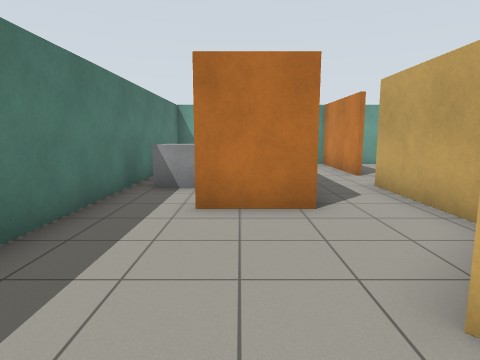
View 1 (above)

24 first-person views from a walk through a robot-simulator world made for Gazebo. The camera is 1.2 m above the floor, tilts 8° down and sees 75° across. The floor is counted in squares, 1 m on a side. Each view is taken from the middle of a square. On the plan, view 1 faces up. The plan holds only what a view shows up to about 13 squares ahead; the rest is blank.

View 2
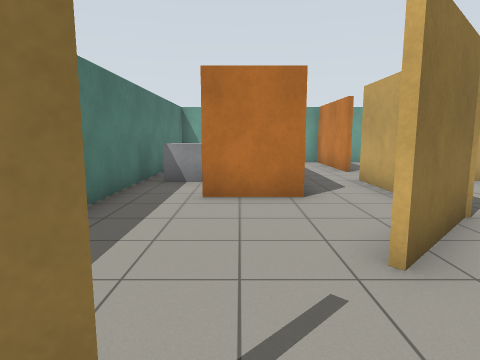

View 3
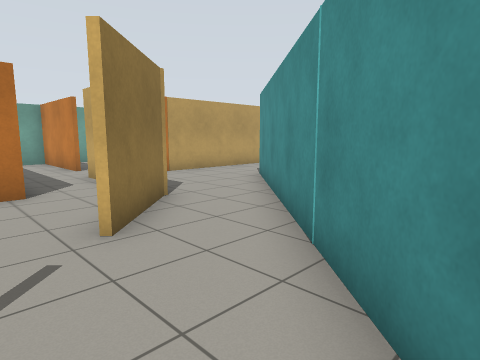

View 4
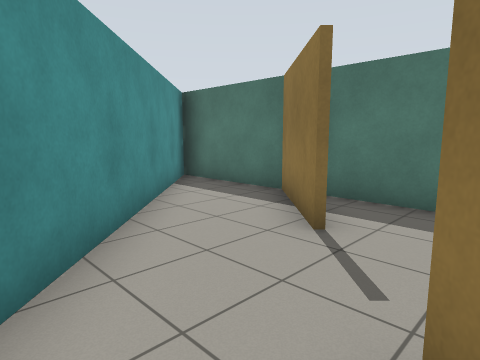

View 5
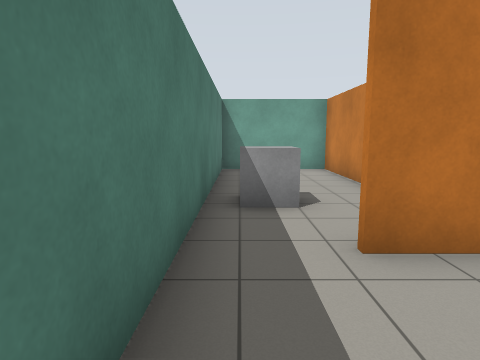

View 6
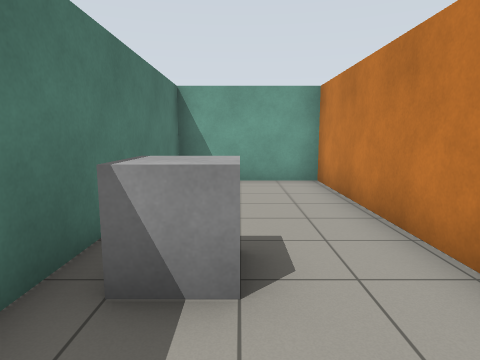

View 7
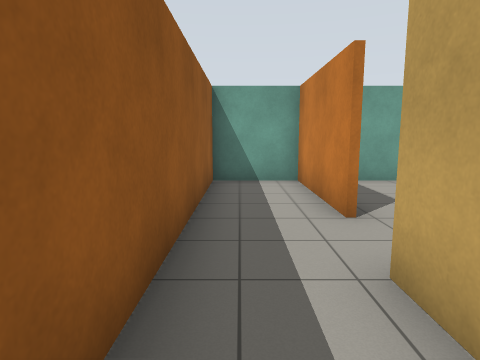

View 8
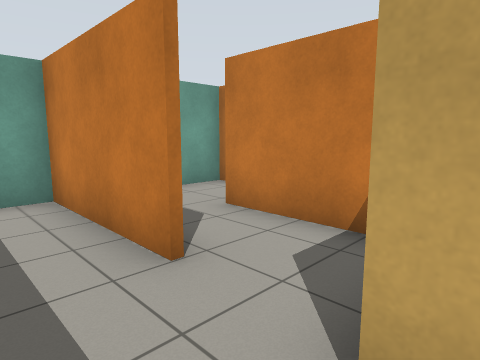

View 9
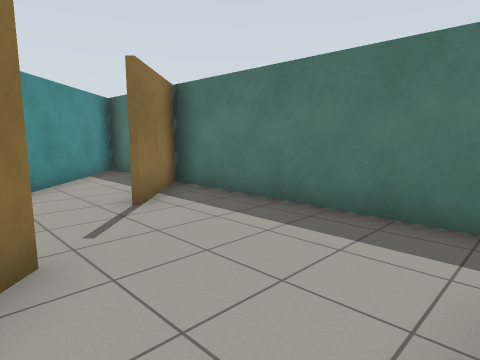

View 10
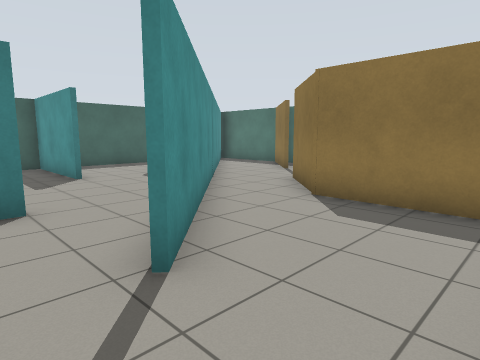

View 11
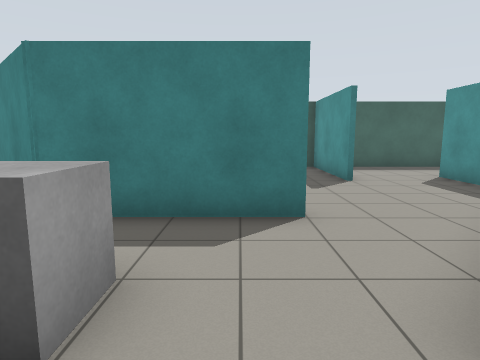

View 12
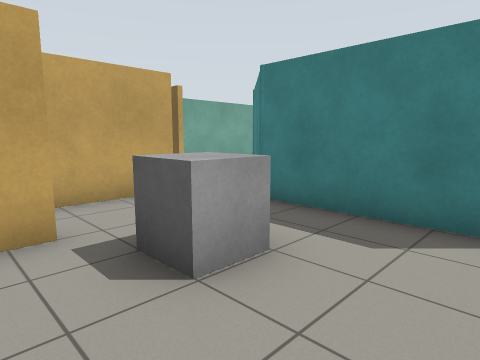

View 13
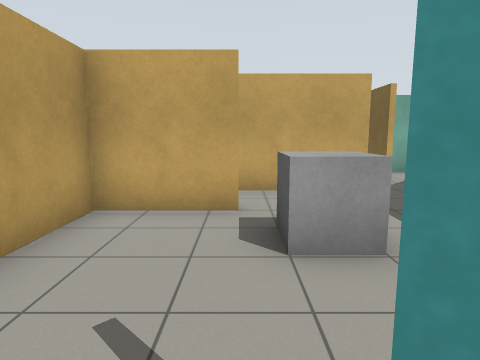

View 14
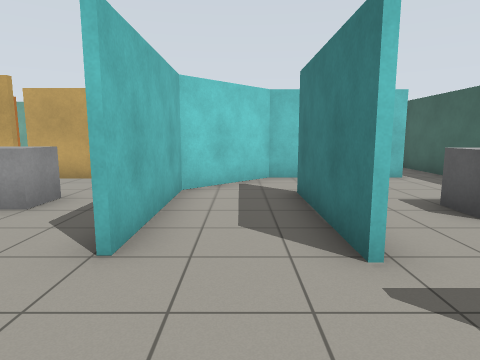

View 15
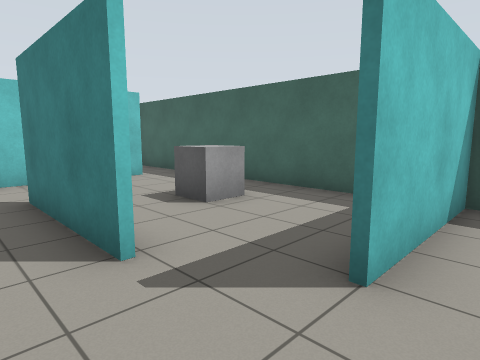

View 16
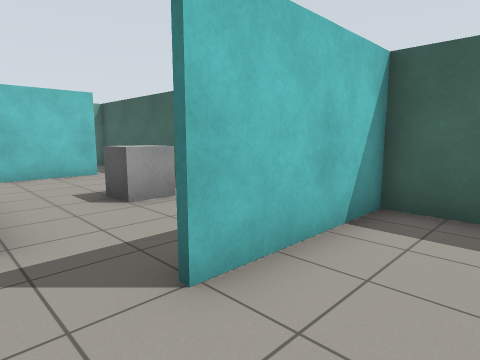

View 17
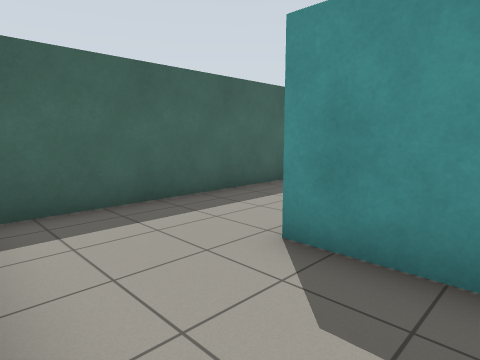

View 18
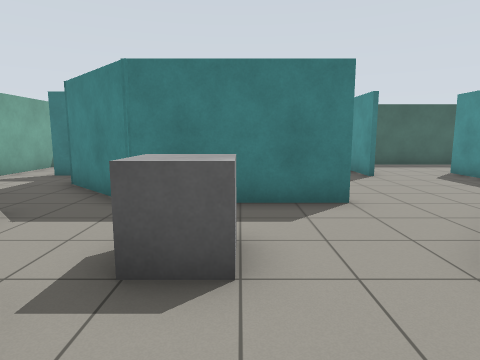

View 19
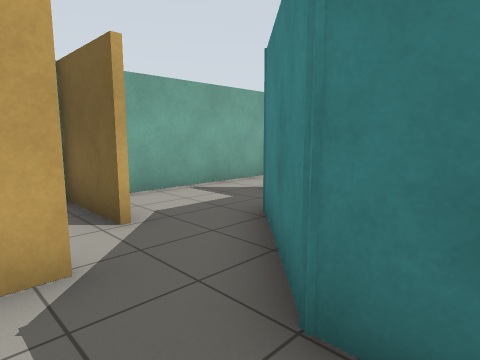

View 20
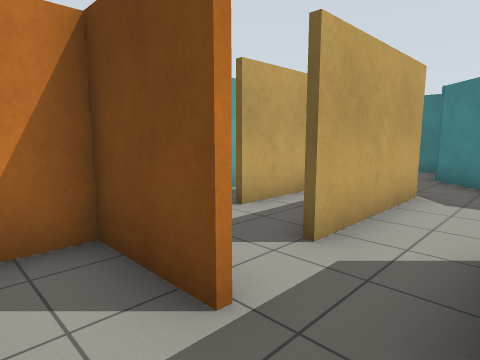

View 21
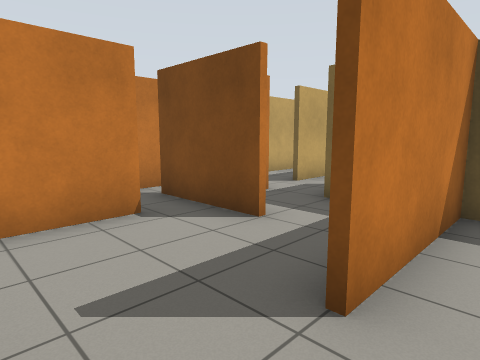

View 22
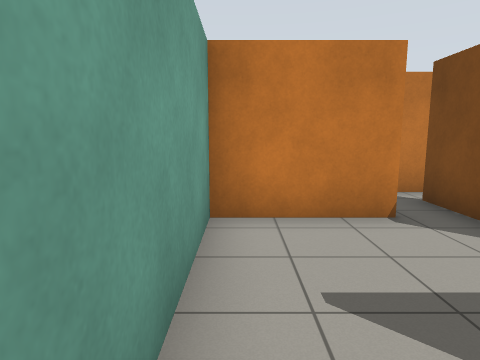

View 23
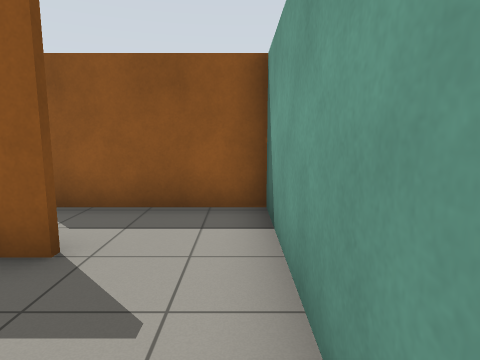

View 24
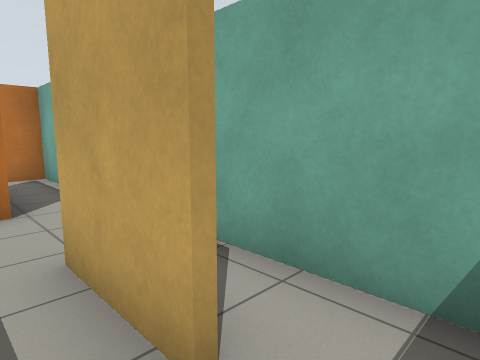

### Floor plan
Ten units are one square. View 1 is at (0, 0); x grows to the right and y downward. Boxes are objects, and circles mark ways between rooms. Rooms are numbered by the first view taken in them; rooms with no view inside come last. Other rooms are left out.
<svg viewBox="-32 -140 211 209">
<path fill="none" stroke="#000" d="M14 -51 -8 -51M11 -76 11 -134 -27 -134 -27 23 -4 0 -11 7M14 -18 17 -21M11 21 30 2M-11 7 -27 23 -27 61 11 21M34 -38 14 -17M30 2 49 -18M36 -95 36 -134 13 -134 13 -59M33 -41 33 -76M80 -14 120 -14M49 -18 76 -47M77 12 116 12M120 -50 120 -74 57 -74M34 -64 34 -35M131 -1 119 -13 80 -13M138 -21 138 -60M31 12 31 32M59 34 59 24M120 -96 149 -96M135 -106 135 -134 95 -134M100 -113 100 -106M135 -77 156 -77 156 -96M95 -134 81 -134M78 -135 78 -99M99 -94 99 -111M120 -14 143 9M141 48 141 9 131 -1M146 24 158 24M61 24 61 62M59 63 173 63 173 -11M-10 63 59 63M59 64 59 34M173 -11 173 -48M150 -12 174 -12M158 -31 158 -52M81 -134 51 -134M57 -94 57 -111"/>
<rect x="-25" y="-85" width="20" height="20" fill="#bbb"><title>grey box</title></rect>
<rect x="95" y="-45" width="20" height="10" fill="#bbb"><title>grey box</title></rect>
<rect x="95" y="35" width="10" height="10" fill="#bbb"><title>grey box</title></rect>
<circle cx="0" cy="10" r="3" fill="#2a7"/>
<circle cx="20" cy="-10" r="3" fill="#2a7"/>
<circle cx="20" cy="-50" r="3" fill="#2a7"/>
<circle cx="40" cy="-30" r="3" fill="#2a7"/>
<circle cx="130" cy="-80" r="3" fill="#2a7"/>
<circle cx="140" cy="-20" r="3" fill="#2a7"/>
<circle cx="120" cy="10" r="3" fill="#2a7"/>
<circle cx="70" cy="20" r="3" fill="#2a7"/>
<circle cx="45" cy="30" r="3" fill="#2a7"/>
<circle cx="140" cy="-65" r="3" fill="#2a7"/>
<circle cx="100" cy="-125" r="3" fill="#2a7"/>
<circle cx="150" cy="-10" r="3" fill="#2a7"/>
<circle cx="160" cy="-25" r="3" fill="#2a7"/>
<circle cx="150" cy="-45" r="3" fill="#2a7"/>
<circle cx="60" cy="-125" r="3" fill="#2a7"/>
<text x="-10" y="-60">1</text>
<text x="-10" y="30">2</text>
<text x="30" y="-20">3</text>
<text x="20" y="-100">4</text>
<text x="80" y="-30">5</text>
<text x="120" y="-110">6</text>
<text x="90" y="-120">7</text>
<text x="150" y="-20">8</text>
<text x="120" y="40">9</text>
<text x="20" y="50">10</text>
<text x="170" y="-30">11</text>
<text x="150" y="-60">12</text>
<text x="70" y="-120">13</text>
<text x="50" y="-120">14</text>
</svg>
Room 1 opens to room 2. Room 1 opens to room 3. Room 1 opens to room 4. Room 3 opens to room 5. Room 5 opens to room 6. Room 5 opens to room 8. Room 5 opens to room 9. Room 5 opens to room 10. Room 5 opens to room 12. Room 6 opens to room 7. Room 8 opens to room 9. Room 8 opens to room 11. Room 8 opens to room 12. Room 13 opens to room 14.

Where each view was taken, in squares from view 1:
view 1: 0 up, 0 right, facing up
view 2: 1 down, 0 right, facing up
view 3: 2 down, 0 right, facing up-right
view 4: 2 up, 3 right, facing down-left
view 5: 2 up, 2 left, facing up
view 6: 5 up, 1 left, facing up
view 7: 5 up, 2 right, facing up
view 8: 7 up, 2 right, facing up-right
view 9: 5 up, 2 right, facing down-left
view 10: 7 up, 9 right, facing down-left
view 11: 6 up, 9 right, facing down
view 12: 6 up, 8 right, facing down-right
view 13: 5 up, 7 right, facing right
view 14: 0 up, 5 right, facing right
view 15: 0 up, 5 right, facing down-right
view 16: 1 down, 4 right, facing down-right
view 17: 1 down, 6 right, facing down-left
view 18: 7 up, 10 right, facing down
view 19: 3 up, 11 right, facing down-right
view 20: 9 up, 12 right, facing down-right
view 21: 13 up, 9 right, facing down-right
view 22: 13 up, 9 right, facing right
view 23: 13 up, 13 right, facing left
view 24: 2 up, 15 right, facing up-right
